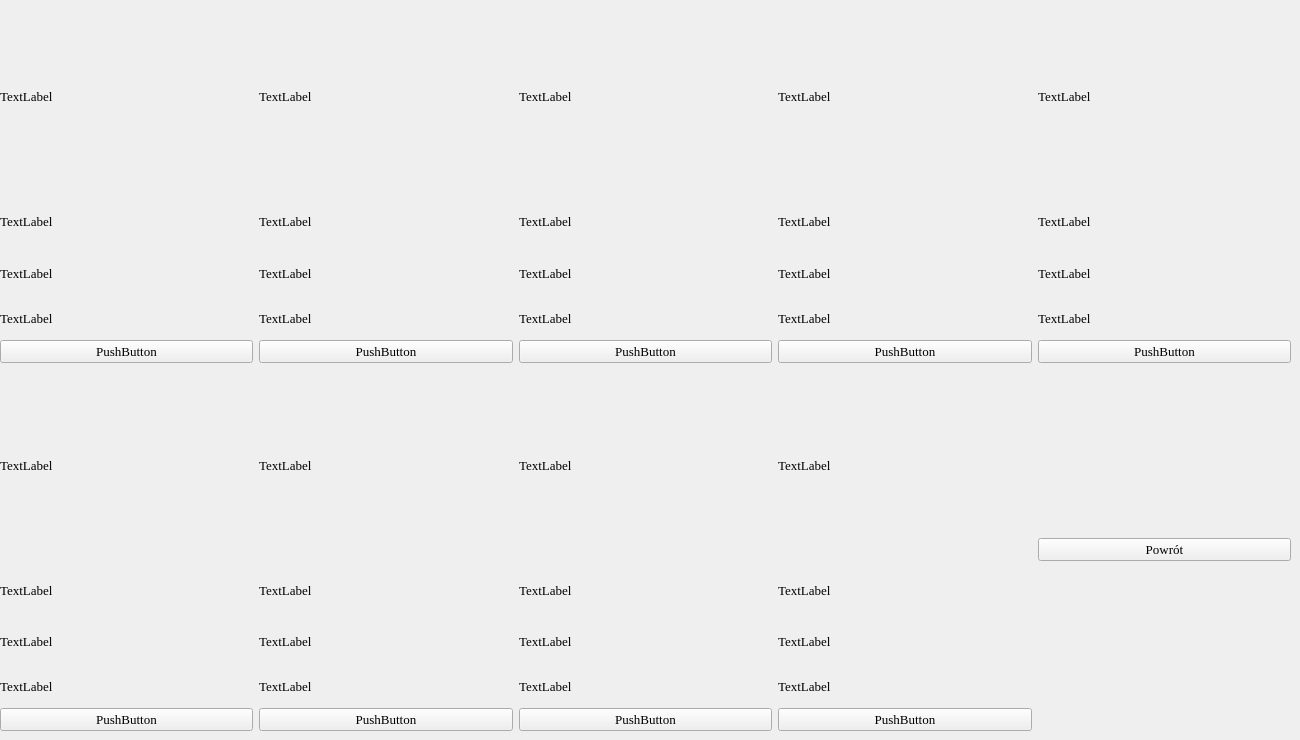
      <widget class="QWidget" name="page_6">
       <widget class="QWidget" name="gridLayoutWidget_2">
        <property name="geometry">
         <rect>
          <x>0</x>
          <y>0</y>
          <width>1291</width>
          <height>731</height>
         </rect>
        </property>
        <layout class="QGridLayout" name="grid_layout_4">
         <item row="2" column="0">
          <layout class="QVBoxLayout" name="town_spell_6_layout">
           <property name="sizeConstraint">
            <enum>QLayout::SetFixedSize</enum>
           </property>
           <item>
            <widget class="QLabel" name="label_30">
             <property name="minimumSize">
              <size>
               <width>0</width>
               <height>192</height>
              </size>
             </property>
             <property name="maximumSize">
              <size>
               <width>16777215</width>
               <height>192</height>
              </size>
             </property>
             <property name="font">
              <font>
               <family>Times New Roman</family>
               <pointsize>10</pointsize>
              </font>
             </property>
             <property name="text">
              <string>TextLabel</string>
             </property>
            </widget>
           </item>
           <item>
            <widget class="QLabel" name="label_31">
             <property name="font">
              <font>
               <family>Times New Roman</family>
               <pointsize>10</pointsize>
              </font>
             </property>
             <property name="text">
              <string>TextLabel</string>
             </property>
            </widget>
           </item>
           <item>
            <widget class="QLabel" name="label_32">
             <property name="font">
              <font>
               <family>Times New Roman</family>
               <pointsize>10</pointsize>
              </font>
             </property>
             <property name="text">
              <string>TextLabel</string>
             </property>
            </widget>
           </item>
           <item>
            <widget class="QLabel" name="label_33">
             <property name="minimumSize">
              <size>
               <width>0</width>
               <height>32</height>
              </size>
             </property>
             <property name="maximumSize">
              <size>
               <width>16777215</width>
               <height>32</height>
              </size>
             </property>
             <property name="font">
              <font>
               <family>Times New Roman</family>
               <pointsize>10</pointsize>
              </font>
             </property>
             <property name="text">
              <string>TextLabel</string>
             </property>
            </widget>
           </item>
           <item>
            <widget class="QPushButton" name="buy_spell_6_button">
             <property name="font">
              <font>
               <family>Times New Roman</family>
               <pointsize>10</pointsize>
              </font>
             </property>
             <property name="text">
              <string>PushButton</string>
             </property>
            </widget>
           </item>
          </layout>
         </item>
         <item row="0" column="0">
          <layout class="QVBoxLayout" name="town_spell_1_layout">
           <property name="sizeConstraint">
            <enum>QLayout::SetFixedSize</enum>
           </property>
           <item>
            <widget class="QLabel" name="label_15">
             <property name="minimumSize">
              <size>
               <width>0</width>
               <height>192</height>
              </size>
             </property>
             <property name="maximumSize">
              <size>
               <width>16777215</width>
               <height>192</height>
              </size>
             </property>
             <property name="font">
              <font>
               <family>Times New Roman</family>
               <pointsize>10</pointsize>
              </font>
             </property>
             <property name="text">
              <string>TextLabel</string>
             </property>
            </widget>
           </item>
           <item>
            <widget class="QLabel" name="label_19">
             <property name="font">
              <font>
               <family>Times New Roman</family>
               <pointsize>10</pointsize>
              </font>
             </property>
             <property name="text">
              <string>TextLabel</string>
             </property>
            </widget>
           </item>
           <item>
            <widget class="QLabel" name="label_27">
             <property name="font">
              <font>
               <family>Times New Roman</family>
               <pointsize>10</pointsize>
              </font>
             </property>
             <property name="text">
              <string>TextLabel</string>
             </property>
            </widget>
           </item>
           <item>
            <widget class="QLabel" name="label_29">
             <property name="minimumSize">
              <size>
               <width>0</width>
               <height>32</height>
              </size>
             </property>
             <property name="maximumSize">
              <size>
               <width>16777215</width>
               <height>32</height>
              </size>
             </property>
             <property name="font">
              <font>
               <family>Times New Roman</family>
               <pointsize>10</pointsize>
              </font>
             </property>
             <property name="text">
              <string>TextLabel</string>
             </property>
            </widget>
           </item>
           <item>
            <widget class="QPushButton" name="buy_spell_1_button">
             <property name="font">
              <font>
               <family>Times New Roman</family>
               <pointsize>10</pointsize>
              </font>
             </property>
             <property name="text">
              <string>PushButton</string>
             </property>
            </widget>
           </item>
          </layout>
         </item>
         <item row="0" column="3">
          <layout class="QVBoxLayout" name="town_spell_4_layout">
           <property name="sizeConstraint">
            <enum>QLayout::SetFixedSize</enum>
           </property>
           <item>
            <widget class="QLabel" name="label_62">
             <property name="minimumSize">
              <size>
               <width>0</width>
               <height>192</height>
              </size>
             </property>
             <property name="maximumSize">
              <size>
               <width>16777215</width>
               <height>192</height>
              </size>
             </property>
             <property name="font">
              <font>
               <family>Times New Roman</family>
               <pointsize>10</pointsize>
              </font>
             </property>
             <property name="text">
              <string>TextLabel</string>
             </property>
            </widget>
           </item>
           <item>
            <widget class="QLabel" name="label_63">
             <property name="font">
              <font>
               <family>Times New Roman</family>
               <pointsize>10</pointsize>
              </font>
             </property>
             <property name="text">
              <string>TextLabel</string>
             </property>
            </widget>
           </item>
           <item>
            <widget class="QLabel" name="label_64">
             <property name="font">
              <font>
               <family>Times New Roman</family>
               <pointsize>10</pointsize>
              </font>
             </property>
             <property name="text">
              <string>TextLabel</string>
             </property>
            </widget>
           </item>
           <item>
            <widget class="QLabel" name="label_65">
             <property name="minimumSize">
              <size>
               <width>0</width>
               <height>32</height>
              </size>
             </property>
             <property name="maximumSize">
              <size>
               <width>16777215</width>
               <height>32</height>
              </size>
             </property>
             <property name="font">
              <font>
               <family>Times New Roman</family>
               <pointsize>10</pointsize>
              </font>
             </property>
             <property name="text">
              <string>TextLabel</string>
             </property>
            </widget>
           </item>
           <item>
            <widget class="QPushButton" name="buy_spell_4_button">
             <property name="font">
              <font>
               <family>Times New Roman</family>
               <pointsize>10</pointsize>
              </font>
             </property>
             <property name="text">
              <string>PushButton</string>
             </property>
            </widget>
           </item>
          </layout>
         </item>
         <item row="2" column="2">
          <layout class="QVBoxLayout" name="town_spell_8_layout">
           <property name="sizeConstraint">
            <enum>QLayout::SetFixedSize</enum>
           </property>
           <item>
            <widget class="QLabel" name="label_34">
             <property name="minimumSize">
              <size>
               <width>0</width>
               <height>192</height>
              </size>
             </property>
             <property name="maximumSize">
              <size>
               <width>16777215</width>
               <height>192</height>
              </size>
             </property>
             <property name="font">
              <font>
               <family>Times New Roman</family>
               <pointsize>10</pointsize>
              </font>
             </property>
             <property name="text">
              <string>TextLabel</string>
             </property>
            </widget>
           </item>
           <item>
            <widget class="QLabel" name="label_35">
             <property name="font">
              <font>
               <family>Times New Roman</family>
               <pointsize>10</pointsize>
              </font>
             </property>
             <property name="text">
              <string>TextLabel</string>
             </property>
            </widget>
           </item>
           <item>
            <widget class="QLabel" name="label_36">
             <property name="font">
              <font>
               <family>Times New Roman</family>
               <pointsize>10</pointsize>
              </font>
             </property>
             <property name="text">
              <string>TextLabel</string>
             </property>
            </widget>
           </item>
           <item>
            <widget class="QLabel" name="label_37">
             <property name="minimumSize">
              <size>
               <width>0</width>
               <height>32</height>
              </size>
             </property>
             <property name="maximumSize">
              <size>
               <width>16777215</width>
               <height>32</height>
              </size>
             </property>
             <property name="font">
              <font>
               <family>Times New Roman</family>
               <pointsize>10</pointsize>
              </font>
             </property>
             <property name="text">
              <string>TextLabel</string>
             </property>
            </widget>
           </item>
           <item>
            <widget class="QPushButton" name="buy_spell_8_button">
             <property name="font">
              <font>
               <family>Times New Roman</family>
               <pointsize>10</pointsize>
              </font>
             </property>
             <property name="text">
              <string>PushButton</string>
             </property>
            </widget>
           </item>
          </layout>
         </item>
         <item row="2" column="1">
          <layout class="QVBoxLayout" name="town_spell_7_layout">
           <property name="sizeConstraint">
            <enum>QLayout::SetFixedSize</enum>
           </property>
           <item>
            <widget class="QLabel" name="label_38">
             <property name="minimumSize">
              <size>
               <width>0</width>
               <height>192</height>
              </size>
             </property>
             <property name="maximumSize">
              <size>
               <width>16777215</width>
               <height>192</height>
              </size>
             </property>
             <property name="font">
              <font>
               <family>Times New Roman</family>
               <pointsize>10</pointsize>
              </font>
             </property>
             <property name="text">
              <string>TextLabel</string>
             </property>
            </widget>
           </item>
           <item>
            <widget class="QLabel" name="label_39">
             <property name="font">
              <font>
               <family>Times New Roman</family>
               <pointsize>10</pointsize>
              </font>
             </property>
             <property name="text">
              <string>TextLabel</string>
             </property>
            </widget>
           </item>
           <item>
            <widget class="QLabel" name="label_52">
             <property name="font">
              <font>
               <family>Times New Roman</family>
               <pointsize>10</pointsize>
              </font>
             </property>
             <property name="text">
              <string>TextLabel</string>
             </property>
            </widget>
           </item>
           <item>
            <widget class="QLabel" name="label_53">
             <property name="minimumSize">
              <size>
               <width>0</width>
               <height>32</height>
              </size>
             </property>
             <property name="maximumSize">
              <size>
               <width>16777215</width>
               <height>32</height>
              </size>
             </property>
             <property name="font">
              <font>
               <family>Times New Roman</family>
               <pointsize>10</pointsize>
              </font>
             </property>
             <property name="text">
              <string>TextLabel</string>
             </property>
            </widget>
           </item>
           <item>
            <widget class="QPushButton" name="buy_spell_7_button">
             <property name="font">
              <font>
               <family>Times New Roman</family>
               <pointsize>10</pointsize>
              </font>
             </property>
             <property name="text">
              <string>PushButton</string>
             </property>
            </widget>
           </item>
          </layout>
         </item>
         <item row="0" column="1">
          <layout class="QVBoxLayout" name="town_spell_2_layout">
           <property name="sizeConstraint">
            <enum>QLayout::SetFixedSize</enum>
           </property>
           <item>
            <widget class="QLabel" name="label_54">
             <property name="minimumSize">
              <size>
               <width>0</width>
               <height>192</height>
              </size>
             </property>
             <property name="maximumSize">
              <size>
               <width>16777215</width>
               <height>192</height>
              </size>
             </property>
             <property name="font">
              <font>
               <family>Times New Roman</family>
               <pointsize>10</pointsize>
              </font>
             </property>
             <property name="text">
              <string>TextLabel</string>
             </property>
            </widget>
           </item>
           <item>
            <widget class="QLabel" name="label_55">
             <property name="font">
              <font>
               <family>Times New Roman</family>
               <pointsize>10</pointsize>
              </font>
             </property>
             <property name="text">
              <string>TextLabel</string>
             </property>
            </widget>
           </item>
           <item>
            <widget class="QLabel" name="label_56">
             <property name="font">
              <font>
               <family>Times New Roman</family>
               <pointsize>10</pointsize>
              </font>
             </property>
             <property name="text">
              <string>TextLabel</string>
             </property>
            </widget>
           </item>
           <item>
            <widget class="QLabel" name="label_57">
             <property name="minimumSize">
              <size>
               <width>0</width>
               <height>32</height>
              </size>
             </property>
             <property name="maximumSize">
              <size>
               <width>16777215</width>
               <height>32</height>
              </size>
             </property>
             <property name="font">
              <font>
               <family>Times New Roman</family>
               <pointsize>10</pointsize>
              </font>
             </property>
             <property name="text">
              <string>TextLabel</string>
             </property>
            </widget>
           </item>
           <item>
            <widget class="QPushButton" name="buy_spell_2_button">
             <property name="font">
              <font>
               <family>Times New Roman</family>
               <pointsize>10</pointsize>
              </font>
             </property>
             <property name="text">
              <string>PushButton</string>
             </property>
            </widget>
           </item>
          </layout>
         </item>
         <item row="0" column="2">
          <layout class="QVBoxLayout" name="town_spell_3_layout">
           <property name="sizeConstraint">
            <enum>QLayout::SetFixedSize</enum>
           </property>
           <item>
            <widget class="QLabel" name="label_58">
             <property name="minimumSize">
              <size>
               <width>0</width>
               <height>192</height>
              </size>
             </property>
             <property name="maximumSize">
              <size>
               <width>16777215</width>
               <height>192</height>
              </size>
             </property>
             <property name="font">
              <font>
               <family>Times New Roman</family>
               <pointsize>10</pointsize>
              </font>
             </property>
             <property name="text">
              <string>TextLabel</string>
             </property>
            </widget>
           </item>
           <item>
            <widget class="QLabel" name="label_59">
             <property name="font">
              <font>
               <family>Times New Roman</family>
               <pointsize>10</pointsize>
              </font>
             </property>
             <property name="text">
              <string>TextLabel</string>
             </property>
            </widget>
           </item>
           <item>
            <widget class="QLabel" name="label_60">
             <property name="font">
              <font>
               <family>Times New Roman</family>
               <pointsize>10</pointsize>
              </font>
             </property>
             <property name="text">
              <string>TextLabel</string>
             </property>
            </widget>
           </item>
           <item>
            <widget class="QLabel" name="label_61">
             <property name="minimumSize">
              <size>
               <width>0</width>
               <height>32</height>
              </size>
             </property>
             <property name="maximumSize">
              <size>
               <width>16777215</width>
               <height>32</height>
              </size>
             </property>
             <property name="font">
              <font>
               <family>Times New Roman</family>
               <pointsize>10</pointsize>
              </font>
             </property>
             <property name="text">
              <string>TextLabel</string>
             </property>
            </widget>
           </item>
           <item>
            <widget class="QPushButton" name="buy_spell_3_button">
             <property name="font">
              <font>
               <family>Times New Roman</family>
               <pointsize>10</pointsize>
              </font>
             </property>
             <property name="text">
              <string>PushButton</string>
             </property>
            </widget>
           </item>
          </layout>
         </item>
         <item row="0" column="4">
          <layout class="QVBoxLayout" name="town_spell_5_layout">
           <property name="sizeConstraint">
            <enum>QLayout::SetFixedSize</enum>
           </property>
           <item>
            <widget class="QLabel" name="label_66">
             <property name="minimumSize">
              <size>
               <width>0</width>
               <height>192</height>
              </size>
             </property>
             <property name="maximumSize">
              <size>
               <width>16777215</width>
               <height>192</height>
              </size>
             </property>
             <property name="font">
              <font>
               <family>Times New Roman</family>
               <pointsize>10</pointsize>
              </font>
             </property>
             <property name="text">
              <string>TextLabel</string>
             </property>
            </widget>
           </item>
           <item>
            <widget class="QLabel" name="label_67">
             <property name="font">
              <font>
               <family>Times New Roman</family>
               <pointsize>10</pointsize>
              </font>
             </property>
             <property name="text">
              <string>TextLabel</string>
             </property>
            </widget>
           </item>
           <item>
            <widget class="QLabel" name="label_68">
             <property name="font">
              <font>
               <family>Times New Roman</family>
               <pointsize>10</pointsize>
              </font>
             </property>
             <property name="text">
              <string>TextLabel</string>
             </property>
            </widget>
           </item>
           <item>
            <widget class="QLabel" name="label_69">
             <property name="minimumSize">
              <size>
               <width>0</width>
               <height>32</height>
              </size>
             </property>
             <property name="maximumSize">
              <size>
               <width>16777215</width>
               <height>32</height>
              </size>
             </property>
             <property name="font">
              <font>
               <family>Times New Roman</family>
               <pointsize>10</pointsize>
              </font>
             </property>
             <property name="text">
              <string>TextLabel</string>
             </property>
            </widget>
           </item>
           <item>
            <widget class="QPushButton" name="buy_spell_5_button">
             <property name="font">
              <font>
               <family>Times New Roman</family>
               <pointsize>10</pointsize>
              </font>
             </property>
             <property name="text">
              <string>PushButton</string>
             </property>
            </widget>
           </item>
          </layout>
         </item>
         <item row="2" column="4">
          <layout class="QVBoxLayout" name="vertical_layout_21">
           <property name="sizeConstraint">
            <enum>QLayout::SetFixedSize</enum>
           </property>
           <item>
            <spacer name="vertical_spacer_3">
             <property name="orientation">
              <enum>Qt::Vertical</enum>
             </property>
             <property name="sizeType">
              <enum>QSizePolicy::Minimum</enum>
             </property>
             <property name="sizeHint" stdset="0">
              <size>
               <width>20</width>
               <height>40</height>
              </size>
             </property>
            </spacer>
           </item>
           <item>
            <widget class="QPushButton" name="town_spell_return_button">
             <property name="font">
              <font>
               <family>Times New Roman</family>
               <pointsize>10</pointsize>
              </font>
             </property>
             <property name="text">
              <string>Powrót</string>
             </property>
            </widget>
           </item>
           <item>
            <spacer name="vertical_spacer_4">
             <property name="orientation">
              <enum>Qt::Vertical</enum>
             </property>
             <property name="sizeType">
              <enum>QSizePolicy::Minimum</enum>
             </property>
             <property name="sizeHint" stdset="0">
              <size>
               <width>20</width>
               <height>40</height>
              </size>
             </property>
            </spacer>
           </item>
          </layout>
         </item>
         <item row="2" column="3">
          <layout class="QVBoxLayout" name="town_spell_9_layout">
           <property name="sizeConstraint">
            <enum>QLayout::SetFixedSize</enum>
           </property>
           <item>
            <widget class="QLabel" name="label_70">
             <property name="minimumSize">
              <size>
               <width>0</width>
               <height>192</height>
              </size>
             </property>
             <property name="maximumSize">
              <size>
               <width>16777215</width>
               <height>192</height>
              </size>
             </property>
             <property name="font">
              <font>
               <family>Times New Roman</family>
               <pointsize>10</pointsize>
              </font>
             </property>
             <property name="text">
              <string>TextLabel</string>
             </property>
            </widget>
           </item>
           <item>
            <widget class="QLabel" name="label_71">
             <property name="font">
              <font>
               <family>Times New Roman</family>
               <pointsize>10</pointsize>
              </font>
             </property>
             <property name="text">
              <string>TextLabel</string>
             </property>
            </widget>
           </item>
           <item>
            <widget class="QLabel" name="label_72">
             <property name="font">
              <font>
               <family>Times New Roman</family>
               <pointsize>10</pointsize>
              </font>
             </property>
             <property name="text">
              <string>TextLabel</string>
             </property>
            </widget>
           </item>
           <item>
            <widget class="QLabel" name="label_73">
             <property name="minimumSize">
              <size>
               <width>0</width>
               <height>32</height>
              </size>
             </property>
             <property name="maximumSize">
              <size>
               <width>16777215</width>
               <height>32</height>
              </size>
             </property>
             <property name="font">
              <font>
               <family>Times New Roman</family>
               <pointsize>10</pointsize>
              </font>
             </property>
             <property name="text">
              <string>TextLabel</string>
             </property>
            </widget>
           </item>
           <item>
            <widget class="QPushButton" name="buy_spell_9_button">
             <property name="font">
              <font>
               <family>Times New Roman</family>
               <pointsize>10</pointsize>
              </font>
             </property>
             <property name="text">
              <string>PushButton</string>
             </property>
            </widget>
           </item>
          </layout>
         </item>
        </layout>
       </widget>
      </widget>
